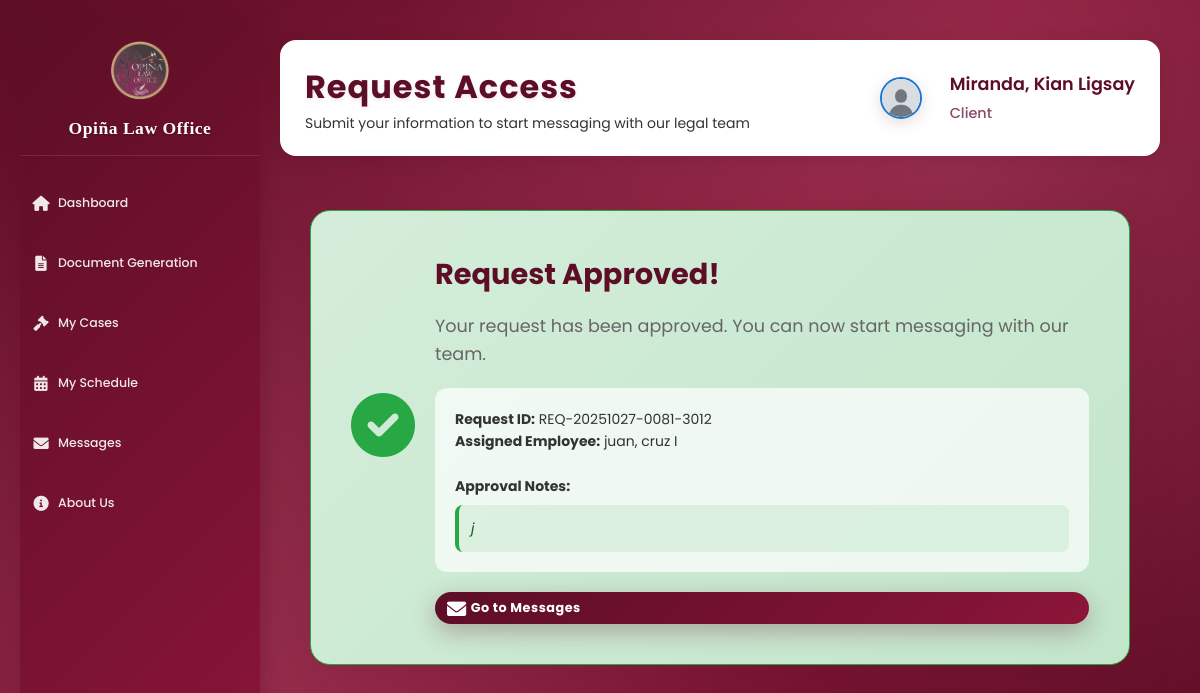
Page /client_request_form.php (signed in) on the committed database.
### tables this page shows
CREATE TABLE `client_request_form` (
  `id` int(11) NOT NULL,
  `request_id` varchar(50) NOT NULL,
  `client_id` int(11) NOT NULL,
  `full_name` varchar(255) NOT NULL,
  `address` text NOT NULL,
  `sex` enum('Male','Female') NOT NULL,
  `valid_id_path` varchar(500) NOT NULL,
  `valid_id_filename` varchar(255) NOT NULL,
  `valid_id_front_path` varchar(500) NOT NULL,
  `valid_id_front_filename` varchar(255) NOT NULL,
  `valid_id_back_path` varchar(500) NOT NULL,
  `valid_id_back_filename` varchar(255) NOT NULL,
  `privacy_consent` tinyint(1) NOT NULL DEFAULT 0,
  `concern_description` text DEFAULT NULL,
  `legal_category` varchar(100) DEFAULT NULL,
  `urgency_level` enum('Low','Medium','High','Critical') DEFAULT 'Medium',
  `status` enum('Pending','Approved','Rejected') DEFAULT 'Pending',
  `submitted_at` timestamp NOT NULL DEFAULT current_timestamp(),
  `reviewed_at` timestamp NULL DEFAULT NULL,
  `reviewed_by` int(11) DEFAULT NULL,
  `review_notes` text DEFAULT NULL
);

CREATE TABLE `client_employee_conversations` (
  `id` int(11) NOT NULL,
  `request_form_id` int(11) NOT NULL,
  `client_id` int(11) NOT NULL,
  `employee_id` int(11) NOT NULL,
  `conversation_status` enum('Active','Completed','Closed') DEFAULT 'Active',
  `concern_identified` tinyint(1) DEFAULT 0,
  `concern_description` text DEFAULT NULL,
  `created_at` timestamp NOT NULL DEFAULT current_timestamp(),
  `updated_at` timestamp NOT NULL DEFAULT current_timestamp() ON UPDATE current_timestamp()
);

CREATE TABLE `user_form` (
  `id` int(11) NOT NULL,
  `name` varchar(100) NOT NULL,
  `profile_image` varchar(255) DEFAULT NULL,
  `last_login` datetime DEFAULT NULL,
  `email` varchar(100) NOT NULL,
  `phone_number` varchar(20) DEFAULT NULL,
  `password` varchar(255) NOT NULL,
  `user_type` enum('admin','attorney','client','employee') DEFAULT 'client',
  `login_attempts` int(11) DEFAULT 0,
  `last_failed_login` timestamp NULL DEFAULT NULL,
  `account_locked` tinyint(1) DEFAULT 0,
  `first_login` tinyint(1) DEFAULT 1,
  `waiver_accepted` tinyint(1) DEFAULT 0,
  `password_changed` tinyint(1) DEFAULT 0,
  `lockout_until` timestamp NULL DEFAULT NULL,
  `created_at` timestamp NOT NULL DEFAULT current_timestamp(),
  `created_by` int(11) DEFAULT NULL
);

### client_request_form.php (the view, shortened to what this page needs)
<?php
require_once 'action_logger_helper.php';
$client_id = $_SESSION['user_id'];
$stmt = $conn->prepare("SELECT profile_image, email, name FROM user_form WHERE id=?");
$stmt->bind_param("i", $client_id);
$stmt->execute();
$res = $stmt->get_result();
$profile_image = '';
if ($res && $row = $res->fetch_assoc()) {
    $profile_image = $row['profile_image'];
}
if (!$profile_image || !file_exists($profile_image)) {
    $profile_image = 'images/default-avatar.jpg';
}
$stmt = $conn->prepare("SELECT id, status, request_id, review_notes FROM client_request_form WHERE client_id = ? ORDER BY submitted_at DESC LIMIT 1");
$stmt->bind_param("i", $client_id);
$stmt->execute();
$res = $stmt->get_result();
$existing_request = $res->fetch_assoc();
$employee_name = null;
if ($existing_request && $existing_request['status'] === 'Approved') {
    $stmt = $conn->prepare("
        SELECT cec.id, cec.conversation_status, cec.concern_identified, u.name as employee_name
        FROM client_employee_conversations cec
        JOIN user_form u ON cec.employee_id = u.id
        WHERE cec.request_form_id = (
            SELECT id FROM client_request_form WHERE client_id = ? AND status = 'Approved' ORDER BY submitted_at DESC LIMIT 1
        )
    ");
    $stmt->bind_param("i", $client_id);
    $stmt->execute();
    $res = $stmt->get_result();
    $employee_conversation = $res->fetch_assoc();
    if ($employee_conversation) {
        $employee_name = $employee_conversation['employee_name'];
    }
}
?>
<!DOCTYPE html>
<html lang="en">
<head>
    <link rel="stylesheet" href="https://cdnjs.cloudflare.com/ajax/libs/font-awesome/6.0.0/css/all.min.css">
    <link rel="stylesheet" href="assets/css/dashboard.css?v=<?= time() ?>">
</head>
<body>
    <div class="sidebar">
        <div class="sidebar-header">
            <img src="images/logo.jpg" alt="Logo">
            <h2>Opiña Law Office</h2>
        </div>
        <ul class="sidebar-menu">
            <li>
                <a href="client_dashboard.php" title="View your case overview, statistics, and recent activities">
                    <div class="button-content">
                        <i class="fas fa-home"></i>
                        <div class="text-content">
                            <span>Dashboard</span>
                        </div>
                    </div>
                </a>
            </li>
            <li>
                <a href="client_documents.php" title="Generate legal documents like affidavits and sworn statements">
                    <div class="button-content">
                        <i class="fas fa-file-alt"></i>
                        <div class="text-content">
                            <span>Document Generation</span>
                        </div>
                    </div>
                </a>
            </li>
            <li>
                <a href="client_cases.php" title="Track your legal cases, view case details, and upload documents">
                    <div class="button-content">
                        <i class="fas fa-gavel"></i>
                        <div class="text-content">
                            <span>My Cases</span>
                        </div>
                    </div>
                </a>
            </li>
            <li>
                <a href="client_schedule.php" title="View your upcoming appointments, hearings, and court schedules">
                    <div class="button-content">
                        <i class="fas fa-calendar-alt"></i>
                        <div class="text-content">
                            <span>My Schedule</span>
                        </div>
                    </div>
                </a>
            </li>
            <li>
                <a href="client_messages.php" title="Communicate with your attorney and legal team">
                    <div class="button-content">
                        <i class="fas fa-envelope"></i>
                        <div class="text-content">
                            <span>Messages</span><small>Chat with Attorney</small></div></div><span class="unread-message-badge hidden" id="unreadMessageBadge">0</span></a>
            </li>
            <li>
                <a href="client_about.php" title="Learn more about Opiña Law Office and our team">
                    <div class="button-content">
                        <i class="fas fa-info-circle"></i>
                        <div class="text-content">
                            <span>About Us</span>
                        </div>
                    </div>
                </a>
            </li>
        </ul>
    </div>
    <div class="main-content">
        <div class="header">
            <div class="header-title">
                <h1>Request Access</h1>
                <p>Submit your information to start messaging with our legal team</p>
            </div>
            <div class="user-info">
                <div class="profile-dropdown" style="display: flex; align-items: center; gap: 12px;">
                    <img src="<?= htmlspecialchars($profile_image) ?>" alt="Client" style="object-fit:cover;width:42px;height:42px;border-radius:50%;border:2px solid #1976d2;">
                    <div class="user-details">
                        <h3><?php echo $_SESSION['client_name']; ?></h3>
                        <p>Client</p>
                    </div>
                </div>
            </div>
        </div>
        <div class="content-container">
            <?php if ($existing_request && $existing_request['status'] !== 'Rejected'): ?>
                <?php if ($existing_request['status'] === 'Pending'): ?>
                    <div class="status-card pending">
                        <div class="status-icon">
                            <i class="fas fa-clock"></i>
                        </div>
                        <div class="status-content">
                            <h3>Request Under Review</h3>
                            <p>Your request is currently being reviewed by our team. You will be notified once it's approved.</p>
                            <div class="request-details">
                                <strong>Request ID:</strong> <?= htmlspecialchars($existing_request['request_id']) ?>
                            </div>
                        </div>
                    </div>
                <?php elseif ($existing_request['status'] === 'Approved'): ?>
                    <div class="status-card approved">
                        <div class="status-icon">
                            <i class="fas fa-check-circle"></i>
                        </div>
                        <div class="status-content">
                            <h3>Request Approved!</h3>
                            <p>Your request has been approved. You can now start messaging with our team.</p>
                            <div class="request-details">
                                <strong>Request ID:</strong> <?= htmlspecialchars($existing_request['request_id']) ?>
                                <?php if ($employee_name): ?>
                                    <br><strong>Assigned Employee:</strong> <?= htmlspecialchars($employee_name) ?>
                                <?php endif; ?>
                                <?php if ($existing_request['review_notes']): ?>
                                    <br><br><strong>Approval Notes:</strong><br>
                                    <div class="approval-notes">
                                        <?= nl2br(htmlspecialchars($existing_request['review_notes'])) ?>
                                    </div>
                                <?php endif; ?>
                            </div>
                            <div class="action-buttons">
                                <a href="client_messages.php" class="btn btn-primary">
                                    <i class="fas fa-envelope"></i>
                                    Go to Messages
                                </a>
                            </div>
                        </div>
                    </div>
                <?php endif; ?>
            <?php endif; ?>
        </div>
    </div>
<script src="assets/js/unread-messages.js?v=1761535514"></script></body>
</html>

### client_request_form.php (style rules this page uses)
.content-container { padding: 30px; max-width: 800px; margin: 0 auto; }
.status-card { background: linear-gradient(135deg, #ffffff 0%, #f8f9fa 100%); border-radius: 20px; padding: 30px; box-shadow: 0 8px 32px rgba(93, 14, 38, 0.12); border: 2px solid rgba(93, 14, 38, 0.08); display: flex; align-items: center; gap: 20px; }
.status-card.approved { border-color: #28a745; background: linear-gradient(135deg, #d4edda 0%, #c3e6cb 100%); }
.status-icon { font-size: 3rem; color: var(--primary-color); }
.status-card.approved .status-icon { color: #28a745; }
.status-content { flex: 1; }
.status-content h3 { margin: 0 0 10px 0; font-size: 1.5rem; color: var(--primary-color); }
.status-content p { margin: 0 0 15px 0; color: #666; line-height: 1.6; }
.request-details { background: rgba(255, 255, 255, 0.7); padding: 15px; border-radius: 10px; margin-bottom: 15px; }
.approval-notes { background: rgba(40, 167, 69, 0.1); padding: 12px; border-radius: 8px; border-left: 4px solid #28a745; margin-top: 8px; font-style: italic; color: #155724; }
.action-buttons { margin-top: 20px; }
.btn { padding: 15px 30px; border: none; border-radius: 12px; font-weight: 600; font-size: 1rem; cursor: pointer; transition: all 0.3s ease; display: flex; align-items: center; gap: 10px; text-decoration: none; }
.btn-primary { background: linear-gradient(135deg, var(--primary-color) 0%, var(--secondary-color) 100%); color: white; box-shadow: 0 4px 15px rgba(93, 14, 38, 0.2); }
body { font-family: 'Segoe UI', Tahoma, Geneva, Verdana, sans-serif; background: linear-gradient(135deg, #5D0E26 0%, #8B1538 50%, #5D0E26 100%); min-height: 100vh; padding: 20px; position: relative; overflow-x: hidden; }
body::before { content: ''; position: absolute; top: 0; left: 0; right: 0; bottom: 0; background: radial-gradient(circle at 20% 80%, rgba(255, 255, 255, 0.1) 0%, transparent 50%), radial-gradient(circle at 80% 20%, rgba(255, 255, 255, 0.1) 0%, transparent 50%), radial-gradient(circle at 40% 40%, rgba(255, 255, 255, 0.05) 0%, transparent 50%); pointer-events: none; }
.content-container { max-width: 900px; margin: 0 auto; position: relative; z-index: 1; }
.btn { padding: 18px 40px; border-radius: 16px; font-weight: 700; font-size: 1.1rem; }
.btn-primary { box-shadow: 0 8px 25px rgba(93, 14, 38, 0.3); }
.btn i { font-size: 1.2rem; }
.status-card { background: rgba(255, 255, 255, 0.95); backdrop-filter: blur(20px); border-radius: 20px; padding: 40px; box-shadow: 0 15px 50px rgba(93, 14, 38, 0.2); border: 1px solid rgba(255, 255, 255, 0.2); }
.status-icon { font-size: 4rem; margin-bottom: 20px; }
.status-content h3 { font-size: 1.8rem; margin-bottom: 15px; font-weight: 700; }
.status-content p { font-size: 1.1rem; margin-bottom: 20px; line-height: 1.6; }
.request-details { padding: 20px; border-radius: 12px; margin: 20px 0; }

### rows in the picture
client_request_form: request "REQ-20251027-0081-3012", review_notes "j"
client_employee_conversations: employee.name "juan, cruz I"

### other values in the picture
$_SESSION['client_name'] "Miranda, Kian Ligsay"
